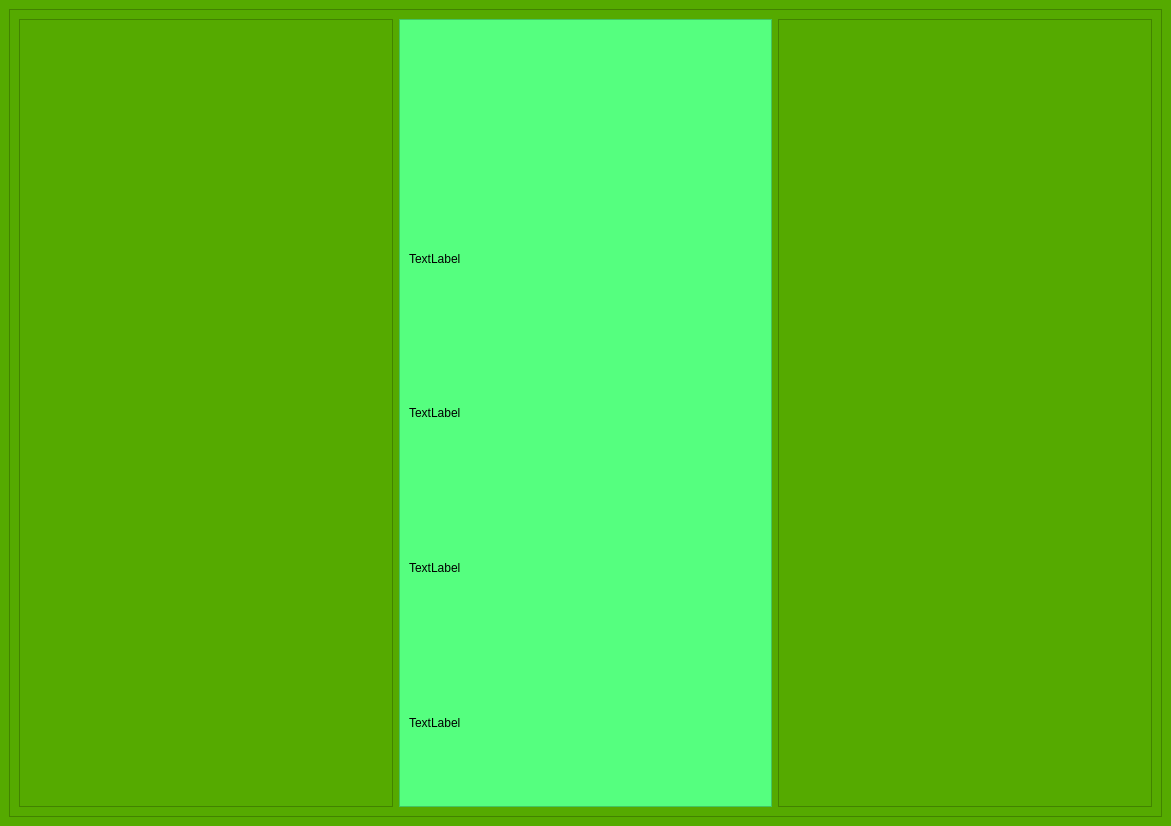
<?xml version="1.0" encoding="UTF-8"?>
<ui version="4.0">
 <class>MainWindow</class>
 <widget class="QMainWindow" name="MainWindow">
  <property name="geometry">
   <rect>
    <x>0</x>
    <y>0</y>
    <width>1171</width>
    <height>826</height>
   </rect>
  </property>
  <property name="windowTitle">
   <string>MainWindow</string>
  </property>
  <property name="styleSheet">
   <string notr="true">background-color: rgb(85, 170, 0);</string>
  </property>
  <widget class="QWidget" name="centralwidget">
   <layout class="QGridLayout" name="gridLayout">
    <item row="0" column="0">
     <widget class="QFrame" name="frame">
      <property name="frameShape">
       <enum>QFrame::Shape::StyledPanel</enum>
      </property>
      <property name="frameShadow">
       <enum>QFrame::Shadow::Raised</enum>
      </property>
      <layout class="QHBoxLayout" name="horizontalLayout">
       <item>
        <widget class="QFrame" name="frame_2">
         <property name="frameShape">
          <enum>QFrame::Shape::StyledPanel</enum>
         </property>
         <property name="frameShadow">
          <enum>QFrame::Shadow::Raised</enum>
         </property>
        </widget>
       </item>
       <item>
        <widget class="QFrame" name="frame_3">
         <property name="sizePolicy">
          <sizepolicy hsizetype="Preferred" vsizetype="Preferred">
           <horstretch>0</horstretch>
           <verstretch>0</verstretch>
          </sizepolicy>
         </property>
         <property name="baseSize">
          <size>
           <width>0</width>
           <height>0</height>
          </size>
         </property>
         <property name="styleSheet">
          <string notr="true">background-color: rgb(85, 255, 127);</string>
         </property>
         <property name="frameShape">
          <enum>QFrame::Shape::StyledPanel</enum>
         </property>
         <property name="frameShadow">
          <enum>QFrame::Shadow::Raised</enum>
         </property>
         <layout class="QVBoxLayout" name="verticalLayout">
          <item>
           <widget class="QLabel" name="label_5">
            <property name="text">
             <string/>
            </property>
           </widget>
          </item>
          <item>
           <widget class="QLabel" name="label">
            <property name="text">
             <string>TextLabel</string>
            </property>
           </widget>
          </item>
          <item>
           <widget class="QLabel" name="label_2">
            <property name="text">
             <string>TextLabel</string>
            </property>
           </widget>
          </item>
          <item>
           <widget class="QLabel" name="label_3">
            <property name="text">
             <string>TextLabel</string>
            </property>
           </widget>
          </item>
          <item>
           <widget class="QLabel" name="label_4">
            <property name="text">
             <string>TextLabel</string>
            </property>
           </widget>
          </item>
         </layout>
        </widget>
       </item>
       <item>
        <widget class="QFrame" name="frame_4">
         <property name="styleSheet">
          <string notr="true">background-color: rgb(85, 170, 0);</string>
         </property>
         <property name="frameShape">
          <enum>QFrame::Shape::StyledPanel</enum>
         </property>
         <property name="frameShadow">
          <enum>QFrame::Shadow::Raised</enum>
         </property>
        </widget>
       </item>
      </layout>
      <zorder>frame_2</zorder>
      <zorder>frame_4</zorder>
      <zorder>frame_3</zorder>
     </widget>
    </item>
   </layout>
  </widget>
 </widget>
 <resources/>
 <connections/>
</ui>
